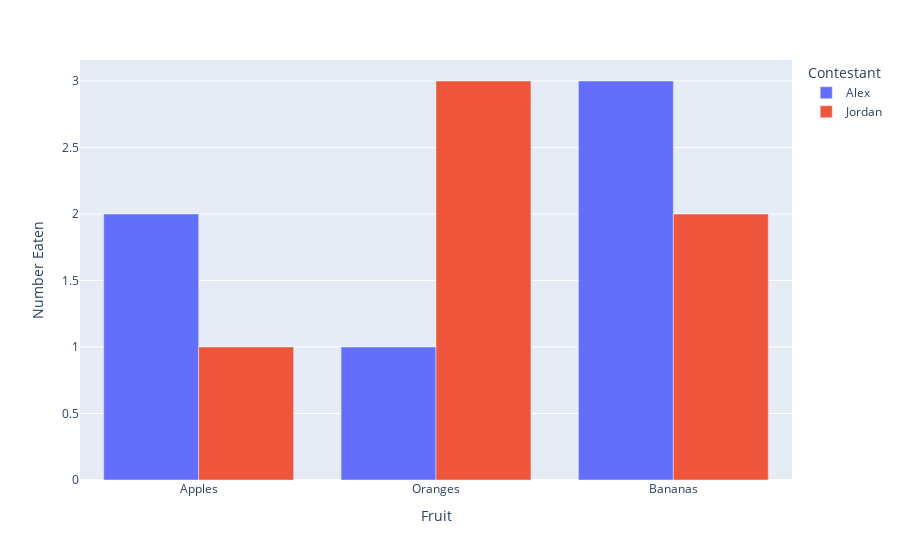
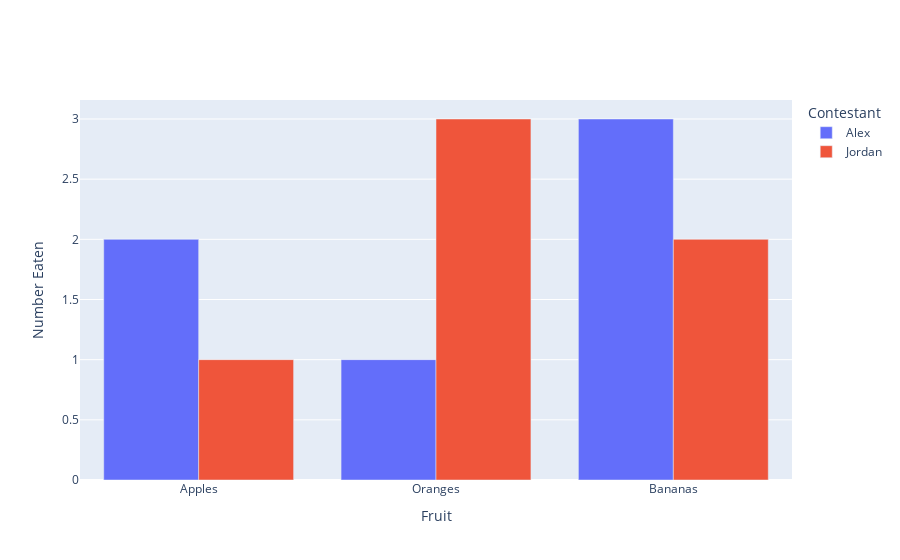

The code cell stored with these charts, in order, in its notebook:
### Markdown cell above
### Graph Objects

### Code cell
df = pd.DataFrame({
  "Fruit": ["Apples", "Oranges", "Bananas", "Apples", "Oranges", "Bananas"],
  "Contestant": ["Alex", "Alex", "Alex", "Jordan", "Jordan", "Jordan"],
  "Number Eaten": [2, 1, 3, 1, 3, 2],
})

import plotly.express as px

fig = px.bar(df, x="Fruit", y="Number Eaten", color="Contestant", barmode="group")
fig.show()

import plotly.graph_objects as go

fig = go.Figure()
for contestant, group in df.groupby("Contestant"):
    fig.add_trace(go.Bar(x=group["Fruit"], y=group["Number Eaten"], name=contestant,
      hovertemplate="Contestant=%s<br>Fruit=%%{x}<br>Number Eaten=%%{y}<extra></extra>"% contestant))
fig.update_layout(legend_title_text = "Contestant")
fig.update_xaxes(title_text="Fruit")
fig.update_yaxes(title_text="Number Eaten")
fig.show()

### Figure 1 — Plotly figure (JSON) as saved in the notebook; plotly's stock layout.template omitted (floating-point values rounded to 4 significant figures)
{"data": [{"alignmentgroup": "True", "hovertemplate": "Contestant=Alex<br>Fruit=%{x}<br>Number Eaten=%{y}<extra></extra>", "legendgroup": "Alex", "marker": {"color": "#636efa"}, "name": "Alex", "offsetgroup": "Alex", "orientation": "v", "showlegend": true, "textposition": "auto", "type": "bar", "x": ["Apples", "Oranges", "Bananas"], "xaxis": "x", "y": [2, 1, 3], "yaxis": "y"}, {"alignmentgroup": "True", "hovertemplate": "Contestant=Jordan<br>Fruit=%{x}<br>Number Eaten=%{y}<extra></extra>", "legendgroup": "Jordan", "marker": {"color": "#EF553B"}, "name": "Jordan", "offsetgroup": "Jordan", "orientation": "v", "showlegend": true, "textposition": "auto", "type": "bar", "x": ["Apples", "Oranges", "Bananas"], "xaxis": "x", "y": [1, 3, 2], "yaxis": "y"}], "layout": {"barmode": "group", "legend": {"title": {"text": "Contestant"}, "tracegroupgap": 0}, "margin": {"t": 60}, "xaxis": {"anchor": "y", "domain": [0, 1], "title": {"text": "Fruit"}}, "yaxis": {"anchor": "x", "domain": [0, 1], "title": {"text": "Number Eaten"}}}}

### Figure 2 — Plotly figure (JSON) as saved in the notebook; plotly's stock layout.template omitted (floating-point values rounded to 4 significant figures)
{"data": [{"hovertemplate": "Contestant=Alex<br>Fruit=%{x}<br>Number Eaten=%{y}<extra></extra>", "name": "Alex", "type": "bar", "x": ["Apples", "Oranges", "Bananas"], "y": [2, 1, 3]}, {"hovertemplate": "Contestant=Jordan<br>Fruit=%{x}<br>Number Eaten=%{y}<extra></extra>", "name": "Jordan", "type": "bar", "x": ["Apples", "Oranges", "Bananas"], "y": [1, 3, 2]}], "layout": {"legend": {"title": {"text": "Contestant"}}, "xaxis": {"title": {"text": "Fruit"}}, "yaxis": {"title": {"text": "Number Eaten"}}}}
